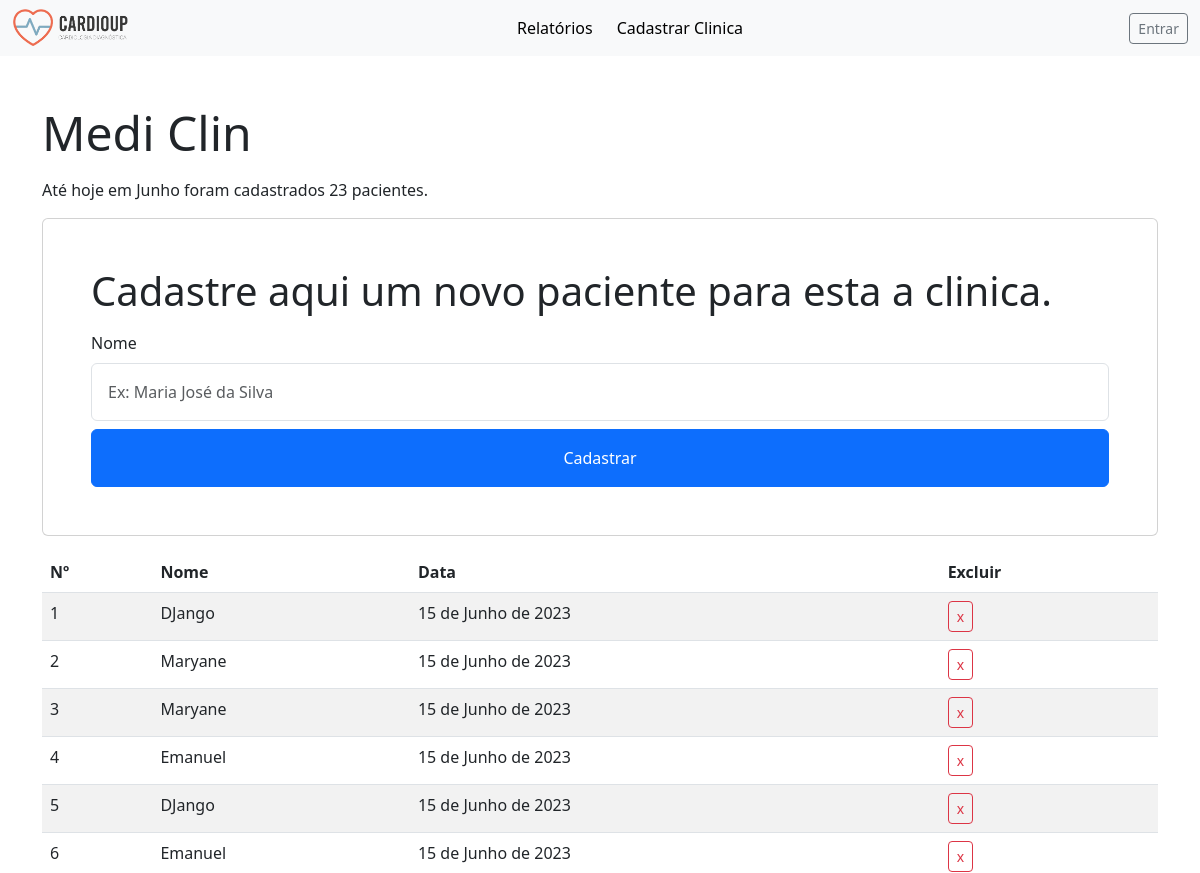
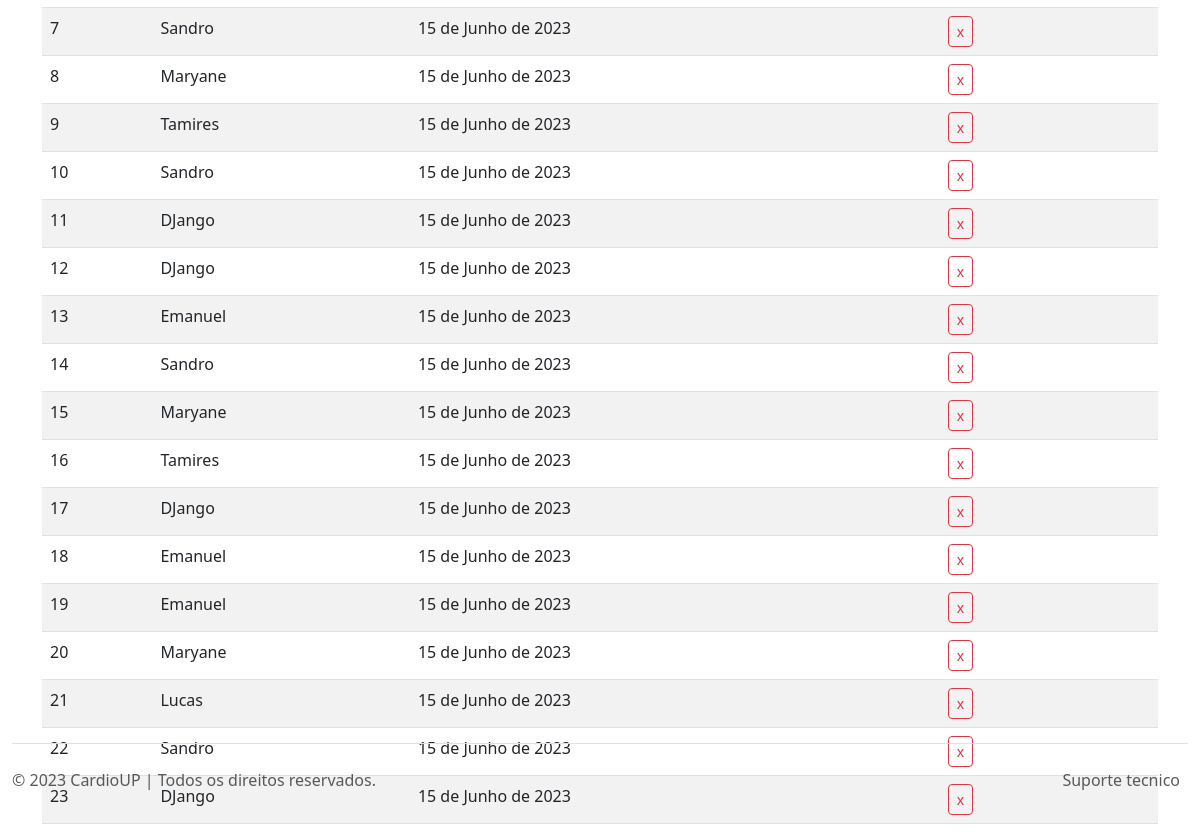
Page /clinica/2/paciente/novo on the earlier database version (2 pictures, top to bottom).
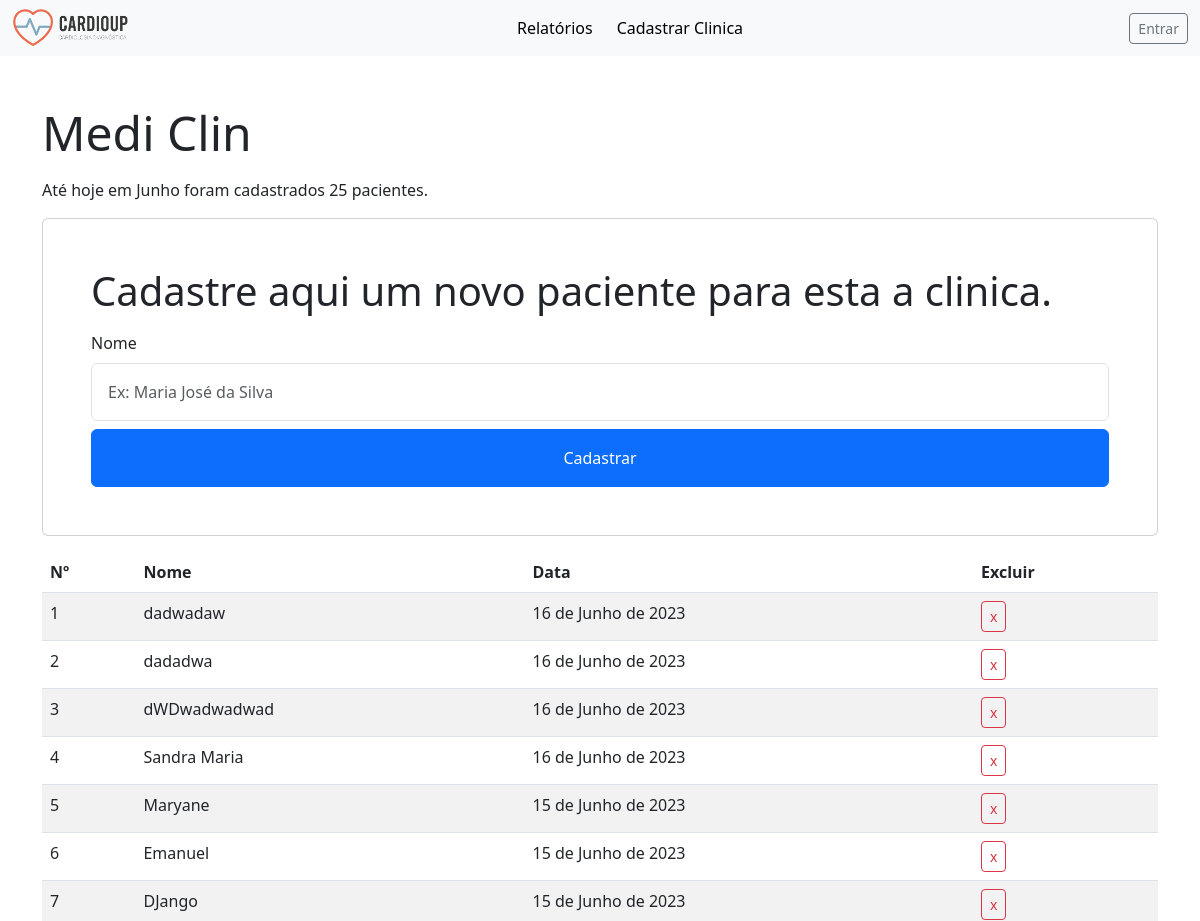
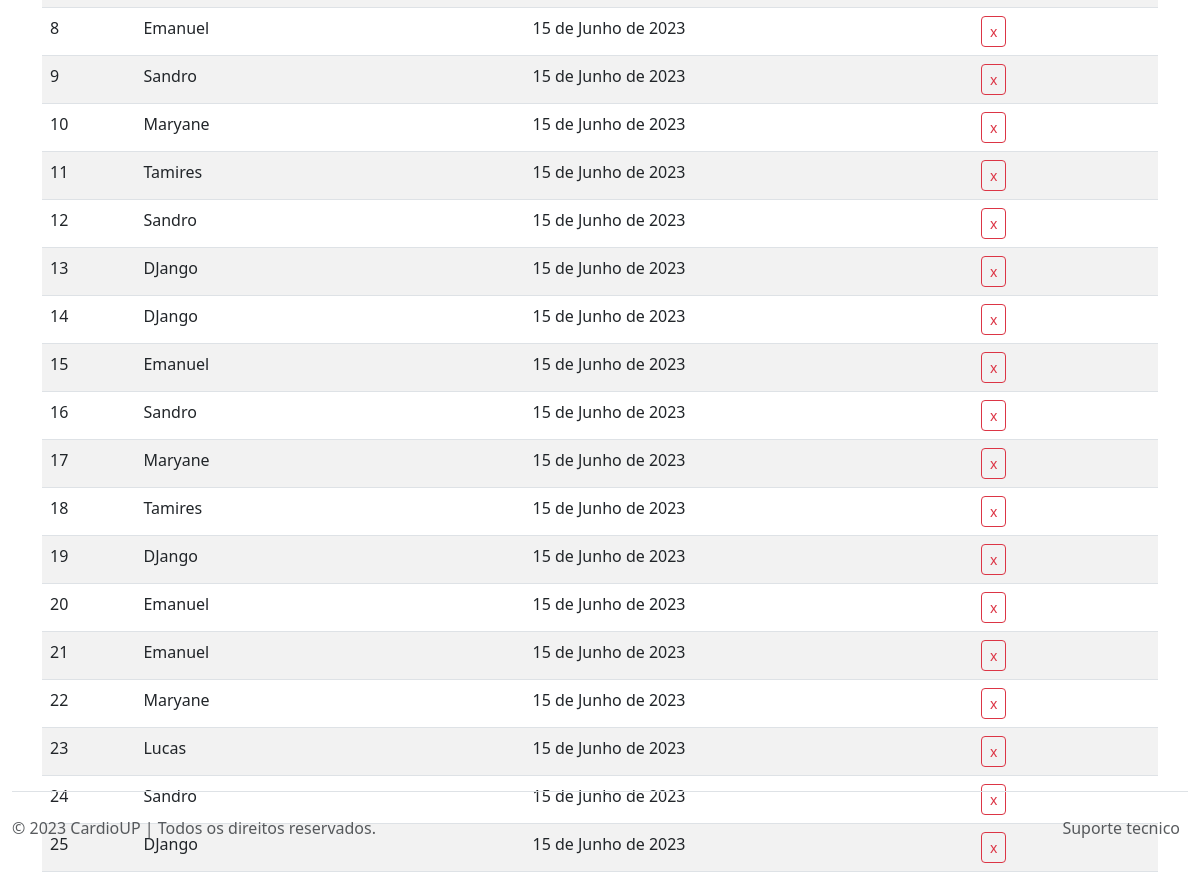
Same page on the later database version (2 pictures, top to bottom).
### clinica/models.py (models this page shows)
class Clinica(models.Model):
    usuario = models.ForeignKey(Usuario, on_delete=models.CASCADE)
    foto = models.ImageField(upload_to='clinicas', blank=True, null=True)
    nome = models.CharField(max_length=50)
    whatsapp = models.CharField(max_length=20, blank=True, null=True)
    def __str__(self):
        return '%s' % self.nome
    class Meta:
        ordering = ['nome', ]

### paciente/models.py (models this page shows, shortened)
class Paciente(models.Model):
    usuario = models.ForeignKey(Usuario, on_delete=models.CASCADE)
    clinica = models.ForeignKey(Clinica, on_delete=models.CASCADE)
    nome = models.CharField(max_length=200)
    criado_em = models.DateTimeField(auto_now_add=True)
    pago = models.BooleanField(default=False)
    class Meta:
        ordering = ['-criado_em', ]

### clinica/views.py (the view, shortened to what this page needs)
# urls.py: path('<int:clinica_id>/paciente/novo', PacienteNovoView.as_view(), name='paciente_novo'),
class PacienteNovoView(CreateView):
    model = Paciente
    form_class = PacienteForm
    template_name = 'clinica/clinica_paciente_novo.html'
    def get_context_data(self, **kwargs):
        context = super().get_context_data(**kwargs)
        clinica = Clinica.objects.get(id=self.kwargs['clinica_id'])
        ano = timezone.now().year
        mes = timezone.now().month
        primeiro_dia = datetime(ano, mes, 1, tzinfo=pytz.timezone('America/Sao_Paulo'))
        ultimo_dia = datetime(ano, mes, calendar.monthrange(ano, mes)[1], tzinfo=pytz.timezone('America/Sao_Paulo'))
        context["hoje"] = timezone.now()
        context["mes"] = timezone.now().month
        context["clinica"] = clinica
        context["pacientes"] = Paciente.objects.filter(clinica=clinica, criado_em__date=timezone.now())
        context["pacientes_mes"] = Paciente.objects.filter(clinica=clinica, criado_em__range=(primeiro_dia, ultimo_dia))
        return context

### clinica/forms.py
class PacienteForm(forms.ModelForm):
    class Meta:
        model = Paciente
        fields = ['nome', ]

### clinica/templates/clinica/clinica_paciente_novo.html (shortened to what this page needs)
{% extends 'base.html' %}
{% block content %}
<div class="container pt-5">
    <p class="display-5">{{ clinica }}</p>
    <p>Até hoje em {{ hoje|date:"F" }} foram cadastrados {{ pacientes_mes|length }} pacientes.</p>
    <div class="card p-5 mt-3 mb-3">
        <p class="display-6">Cadastre aqui um novo paciente para esta a clinica.</p>
        <form method="post">
            {% for field in form %}
            <div class="">
                <label for="{{ field.label|lower }}" class="form-label">Nome</label>
                <input autofocus type="text" class="form-control p-3" required id="{{ field.label|lower }}"
                       name="{{ field.label|lower }}"
                       placeholder="Ex: Maria José da Silva">
            </div>
            {% endfor %}
            <div class="d-grid align-center mx-auto col-xs-12 col-sm-12">
                <button type="submit" class="btn btn-primary btn-block mt-2  p-3">Cadastrar</button>
            </div>
        </form>
    </div>
    <table class="table table-striped">
        <thead>
        <tr>
            <th scope="col">Nº</th>
            <th scope="col">Nome</th>
            <th scope="col">Data</th>
            <th scope="col">Excluir</th>
        </tr>
        </thead>
        <tbody>
        {% for paciente in pacientes_mes %}
        <tr>
            <td scope="row">{{ forloop.counter0|add:1 }}</td>
            <td class="">{{ paciente.nome }}</td>
            <td class="">{{ paciente.criado_em|date }}</td>
            <td>
                <a href="{% url 'paciente_delete' paciente.id %}" class="btn btn-sm btn-outline-danger" type="button">x</a>
            </td>
        </tr>
        {% endfor %}
        </tbody>
    </table>
</div>
{% endblock %}

### templates/base.html (shortened to what this page needs)
{% load static %}
{% load tz %}
<!doctype html>
<html lang="pt-br">
<head>
    <link href="{% static 'css/bootstrap.min.css' %}" rel="stylesheet">
</head>
<body>
<nav class="navbar navbar-expand-lg bg-body-tertiary">
    <div class="container-fluid">
        <a href="{% url 'index' %}"><img src="{% static 'img/logo-h.png' %}" height="40" /></a>
        <div class="collapse navbar-collapse" id="navbarSupportedContent">
            <ul class="navbar-nav me-auto mx-auto mb-2 mb-lg-0">
                <li class="nav-item">
                    <a class="nav-link active me-2" href="{% url 'clinica_lista' %}">Relatórios</a>
                </li>
                <li>
                    <a href="{% url 'clinica_nova' %}" class="nav-link active" type="button">Cadastrar
                        Clinica</a>
                </li>
            </ul>
            <form class="justify-content-end">
                {% if user.is_authenticated %}
                <a href="{% url 'logout' %}" class="btn btn-sm btn-outline-secondary" type="button">Sair</a>
                {% else %}
                <a class="btn btn-sm btn-outline-secondary" type="button">Entrar</a>
                {% endif %}
            </form>
        </div>
    </div>
</nav>
{% block content %}
{% endblock %}
<div class="container-fluid fixed-bottom">
    <footer class="d-flex flex-wrap justify-content-between align-items-center py-3 my-4 border-top">
        <p class="col-md-4 mb-0 text-body-secondary">&copy; {% now "Y" %} CardioUP | Todos os direitos reservados.</p>
        <ul class="nav col-md-4 justify-content-end">
            <li class="nav-item"><a href="https://wa.me/5522997990159" target="_blank"
                                    class="nav-link px-2 text-body-secondary">Suporte tecnico</a></li>
        </ul>
    </footer>
</div>
</body>
</html>

Differences in the rows shown:
removed Paciente: nome "DJango", criado_em "15 de Junho de 2023"
removed Paciente: nome "Maryane", criado_em "15 de Junho de 2023"
added Paciente: nome "dadwadaw", criado_em "16 de Junho de 2023"
added Paciente: nome "dadadwa", criado_em "16 de Junho de 2023"
added Paciente: nome "dWDwadwadwad", criado_em "16 de Junho de 2023"
added Paciente: nome "Sandra Maria", criado_em "16 de Junho de 2023"
Other differences:
{{ pacientes_mes|length }}: "23" → "25"
